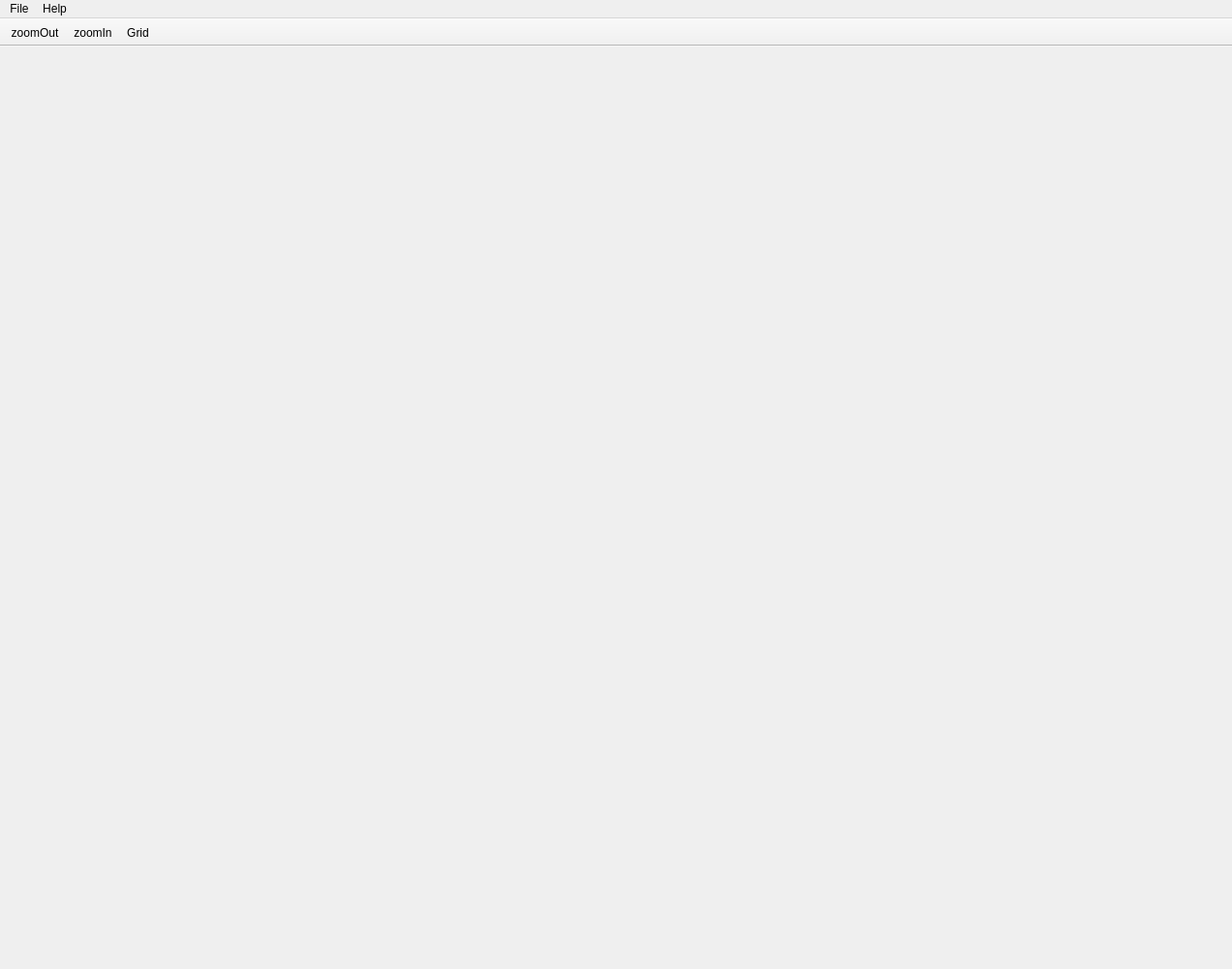
<?xml version="1.0" encoding="UTF-8"?>
<ui version="4.0">
 <class>MainWindow</class>
 <widget class="QMainWindow" name="MainWindow">
  <property name="windowModality">
   <enum>Qt::NonModal</enum>
  </property>
  <property name="enabled">
   <bool>true</bool>
  </property>
  <property name="geometry">
   <rect>
    <x>0</x>
    <y>0</y>
    <width>1272</width>
    <height>1000</height>
   </rect>
  </property>
  <property name="maximumSize">
   <size>
    <width>1920</width>
    <height>1200</height>
   </size>
  </property>
  <property name="windowTitle">
   <string>MainWindow</string>
  </property>
  <widget class="QWidget" name="centralWidget">
   <property name="layoutDirection">
    <enum>Qt::LeftToRight</enum>
   </property>
   <property name="autoFillBackground">
    <bool>false</bool>
   </property>
   <layout class="QGridLayout" name="gridLayout_2">
    <property name="leftMargin">
     <number>0</number>
    </property>
    <property name="topMargin">
     <number>0</number>
    </property>
    <property name="rightMargin">
     <number>0</number>
    </property>
    <property name="bottomMargin">
     <number>0</number>
    </property>
    <property name="spacing">
     <number>0</number>
    </property>
    <item row="3" column="0">
     <layout class="QGridLayout" name="gridLayout">
      <property name="sizeConstraint">
       <enum>QLayout::SetDefaultConstraint</enum>
      </property>
      <property name="leftMargin">
       <number>6</number>
      </property>
      <property name="topMargin">
       <number>6</number>
      </property>
      <property name="rightMargin">
       <number>6</number>
      </property>
      <property name="bottomMargin">
       <number>6</number>
      </property>
      <property name="spacing">
       <number>0</number>
      </property>
     </layout>
    </item>
   </layout>
  </widget>
  <widget class="QMenuBar" name="menuBar">
   <property name="enabled">
    <bool>true</bool>
   </property>
   <property name="geometry">
    <rect>
     <x>0</x>
     <y>0</y>
     <width>1272</width>
     <height>22</height>
    </rect>
   </property>
   <widget class="QMenu" name="menuFile">
    <property name="enabled">
     <bool>true</bool>
    </property>
    <property name="title">
     <string>File</string>
    </property>
    <addaction name="actionNew"/>
    <addaction name="actionSave"/>
    <addaction name="actionSave_As"/>
    <addaction name="actionOpen"/>
    <addaction name="separator"/>
    <addaction name="actionImport"/>
    <addaction name="separator"/>
    <addaction name="actionSaveImage"/>
   </widget>
   <widget class="QMenu" name="menuHelp">
    <property name="title">
     <string>Help</string>
    </property>
    <addaction name="actionShortcuts"/>
   </widget>
   <addaction name="menuFile"/>
   <addaction name="menuHelp"/>
  </widget>
  <widget class="QToolBar" name="mainToolBar">
   <property name="enabled">
    <bool>true</bool>
   </property>
   <property name="mouseTracking">
    <bool>false</bool>
   </property>
   <property name="acceptDrops">
    <bool>false</bool>
   </property>
   <property name="movable">
    <bool>false</bool>
   </property>
   <property name="allowedAreas">
    <set>Qt::AllToolBarAreas</set>
   </property>
   <property name="iconSize">
    <size>
     <width>24</width>
     <height>24</height>
    </size>
   </property>
   <property name="floatable">
    <bool>false</bool>
   </property>
   <attribute name="toolBarArea">
    <enum>TopToolBarArea</enum>
   </attribute>
   <attribute name="toolBarBreak">
    <bool>false</bool>
   </attribute>
   <addaction name="actionZoomOut"/>
   <addaction name="actionZoomIn"/>
   <addaction name="actionGrid"/>
  </widget>
  <action name="actionNew">
   <property name="checkable">
    <bool>false</bool>
   </property>
   <property name="enabled">
    <bool>true</bool>
   </property>
   <property name="icon">
    <iconset resource="../scformview/resources/scformview.qrc">
     <normaloff>:/SCFormView/newfile.png</normaloff>:/SCFormView/newfile.png</iconset>
   </property>
   <property name="text">
    <string>New</string>
   </property>
   <property name="shortcut">
    <string>Ctrl+N</string>
   </property>
   <property name="visible">
    <bool>true</bool>
   </property>
   <property name="iconVisibleInMenu">
    <bool>true</bool>
   </property>
  </action>
  <action name="actionOpen">
   <property name="enabled">
    <bool>true</bool>
   </property>
   <property name="icon">
    <iconset resource="../scformview/resources/scformview.qrc">
     <normaloff>:/SCFormView/openfolder.png</normaloff>:/SCFormView/openfolder.png</iconset>
   </property>
   <property name="text">
    <string>Open</string>
   </property>
   <property name="shortcut">
    <string>Ctrl+O</string>
   </property>
  </action>
  <action name="actionSave">
   <property name="enabled">
    <bool>true</bool>
   </property>
   <property name="icon">
    <iconset resource="../scformview/resources/scformview.qrc">
     <normaloff>:/SCFormView/save.png</normaloff>:/SCFormView/save.png</iconset>
   </property>
   <property name="text">
    <string>Save</string>
   </property>
   <property name="shortcut">
    <string>Ctrl+S</string>
   </property>
  </action>
  <action name="actionClose">
   <property name="enabled">
    <bool>false</bool>
   </property>
   <property name="text">
    <string>Close</string>
   </property>
  </action>
  <action name="actionExportCode">
   <property name="enabled">
    <bool>true</bool>
   </property>
   <property name="icon">
    <iconset resource="../scformview/resources/scformview.qrc">
     <normaloff>:/SCFormView/export.png</normaloff>:/SCFormView/export.png</iconset>
   </property>
   <property name="text">
    <string>Export to Code</string>
   </property>
   <property name="shortcut">
    <string>Ctrl+E</string>
   </property>
  </action>
  <action name="actionImport">
   <property name="icon">
    <iconset resource="../scformview/resources/scformview.qrc">
     <normaloff>:/SCFormView/import.png</normaloff>:/SCFormView/import.png</iconset>
   </property>
   <property name="text">
    <string>Import .SCXML</string>
   </property>
   <property name="shortcut">
    <string>Ctrl+I</string>
   </property>
  </action>
  <action name="actionShortcuts">
   <property name="icon">
    <iconset resource="../scformview/resources/scformview.qrc">
     <normaloff>:/SCFormView/infow8.png</normaloff>:/SCFormView/infow8.png</iconset>
   </property>
   <property name="text">
    <string>Shortcuts</string>
   </property>
   <property name="shortcut">
    <string>Ctrl+H</string>
   </property>
  </action>
  <action name="actionSave_As">
   <property name="icon">
    <iconset resource="../scformview/resources/scformview.qrc">
     <normaloff>:/SCFormView/save.png</normaloff>:/SCFormView/save.png</iconset>
   </property>
   <property name="text">
    <string>Save As</string>
   </property>
   <property name="shortcut">
    <string>Ctrl+Shift+S</string>
   </property>
  </action>
  <action name="actionZoomOut">
   <property name="icon">
    <iconset resource="../scformview/resources/scformview.qrc">
     <normaloff>:/SCFormView/zoomout.png</normaloff>:/SCFormView/zoomout.png</iconset>
   </property>
   <property name="text">
    <string>zoomOut</string>
   </property>
  </action>
  <action name="actionZoomIn">
   <property name="icon">
    <iconset resource="../scformview/resources/scformview.qrc">
     <normaloff>:/SCFormView/zoomin.png</normaloff>:/SCFormView/zoomin.png</iconset>
   </property>
   <property name="text">
    <string>zoomIn</string>
   </property>
  </action>
  <action name="actionSaveImage">
   <property name="icon">
    <iconset resource="../scgraphicsview/resources/scgraphicsview.qrc">
     <normaloff>:/SCGraphicsView/picture.png</normaloff>:/SCGraphicsView/picture.png</iconset>
   </property>
   <property name="text">
    <string>Save Image</string>
   </property>
   <property name="toolTip">
    <string>Save as a .png</string>
   </property>
   <property name="shortcut">
    <string>Ctrl+P</string>
   </property>
  </action>
  <action name="actionGrid">
   <property name="checkable">
    <bool>true</bool>
   </property>
   <property name="icon">
    <iconset resource="../scgraphicsview/resources/scgraphicsview.qrc">
     <normaloff>:/SCGraphicsView/Grid-50.png</normaloff>:/SCGraphicsView/Grid-50.png</iconset>
   </property>
   <property name="text">
    <string>Grid</string>
   </property>
  </action>
 </widget>
 <layoutdefault spacing="6" margin="11"/>
 <resources>
  <include location="../scformview/resources/scformview.qrc"/>
  <include location="../scgraphicsview/resources/scgraphicsview.qrc"/>
 </resources>
 <connections/>
</ui>
